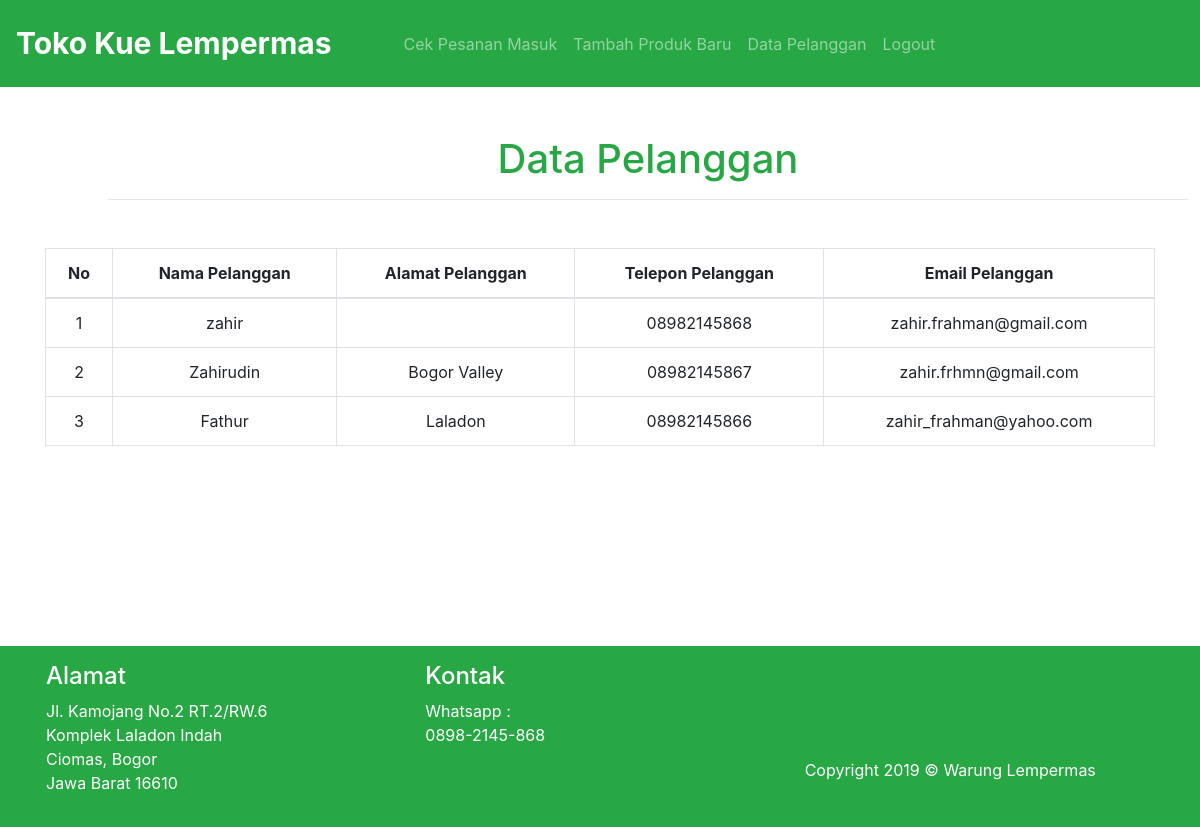
The app's page /pelanggan.php (signed in) with its own data.
### tables this page shows
CREATE TABLE `pelanggan` (
  `id_pelanggan` int(11) NOT NULL,
  `nama_pelanggan` varchar(100) NOT NULL,
  `telepon_pelanggan` varchar(12) NOT NULL,
  `password_pelanggan` varchar(25) NOT NULL,
  `email_pelanggan` varchar(50) NOT NULL,
  `alamat_pelanggan` text NOT NULL
);

### pelanggan.php (the view, shortened to what this page needs)
<?php
require 'functions.php';
?>
<!doctype html>
<html lang="en">
<head>
    <link rel="stylesheet" href="css/bootstrap.min.css">
    <link rel="stylesheet" href="style/style.css">
</head>
<body>
    <section class="nav">
        <nav class="navbar navbar-expand-lg navbar-dark bg-success w-100 p-3">
            <a class="navbar-brand font-weight-bold" href="index.php">Toko Kue Lempermas</a>
            <div class="collapse navbar-collapse ml-5" id="navbarSupportedContent">
                <ul class="navbar-nav mr-auto">
                    <li class="nav-item">
                        <a class="nav-link" href="pesanan.php">Cek Pesanan Masuk</a>
                    </li>
                    <li class="nav-item">
                        <a class="nav-link" href="tambah.php">Tambah Produk Baru</a>
                    </li>
                    <li class="nav-item">
                        <a class="nav-link" href="pelanggan.php">Data Pelanggan</a>
                    </li>
                    <li class="nav-item">
                        <a class="nav-link" href="logout.php">Logout</a>
                    </li>
                </ul>
            </div>
        </nav>
    </section>
    <section class="tambah" style="margin-bottom: 200px">
        <div class="container">
            <div class="col m-5 text-center">
                <h1 class="text-success">Data Pelanggan</h1>
                <hr>
            </div>
            <table class="table table-bordered text-center">
                <thead>
                    <th class="text-center">No</th>
                    <th class="text-center">Nama Pelanggan</th>
                    <th class="text-center">Alamat Pelanggan</th>
                    <th class="text-center">Telepon Pelanggan</th>
                    <th class="text-center">Email Pelanggan</th>
                </thead>
                <tbody>
                <?php $nomor = 1; ?>
                <?php
                $ambil = $conn->query("SELECT * FROM pelanggan");?>
                <?php while($pecah = $ambil->fetch_assoc()) { ?>
                    <tr>
                        <td><?= $nomor;?></td>
                        <td><?= $pecah['nama_pelanggan']; ?></td>
                        <td><?= $pecah['alamat_pelanggan']; ?></td>
                        <td><?= $pecah['telepon_pelanggan']; ?></td>
                        <td><?= $pecah['email_pelanggan']; ?></td>
                    </tr>
                <?php $nomor++; ?>
                <?php } ?>
                </tbody>
            </table>
        </div>
    </section>
    <footer class="bg-success text-white w-100 position-static">
        <div class="container p-3">
            <div class="row">
                <div class="col-sm-4">
                    <h4>Alamat</h4>
                    <p>Jl. Kamojang No.2
                        RT.2/RW.6<br>
                        Komplek Laladon Indah<br>
                        Ciomas, Bogor<br>
                        Jawa Barat 16610</p>
                </div>
                <div class="col-sm-4">
                    <h4>Kontak</h4>
                    <p>
                        Whatsapp :<br>
                        0898-2145-868
                    </p>
                </div>
                <div class="col-sm-4">
                    <p class="mt-5 pt-5">Copyright 2019 &copy; Warung Lempermas</p>
                </div>
            </div>
        </div>
    </footer>
</body>
</html>

### style/style.css (style rules this page uses)
.navbar-brand { font-size: 30px; }

### records on screen
pelanggan: nama_pelanggan "zahir", telepon_pelanggan "08982145868", email_pelanggan "zahir.frahman@gmail.com"
pelanggan: nama_pelanggan "Zahirudin", alamat_pelanggan "Bogor Valley", telepon_pelanggan "08982145867", email_pelanggan "zahir.frhmn@gmail.com"
pelanggan: nama_pelanggan "Fathur", alamat_pelanggan "Laladon", telepon_pelanggan "08982145866", email_pelanggan "zahir_frahman@yahoo.com"
